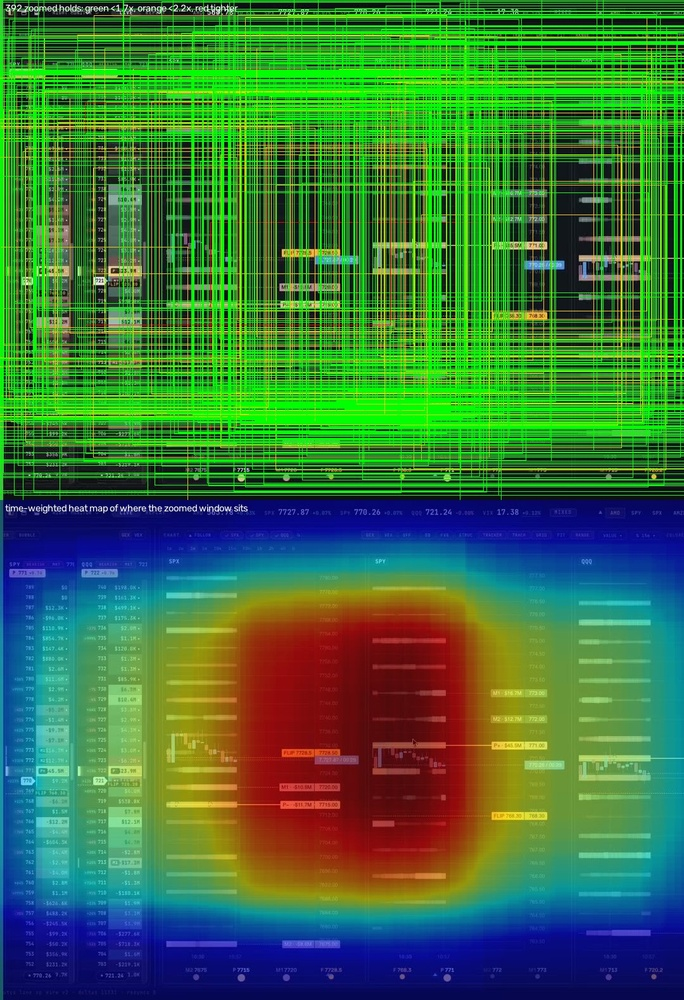
#> input picture tools/zoom-style/results/focus-map.jpg, 684 x 1000 px, shrunk from 1080 x 1580 before the run
$ python focus_map.py results/focus-map.jpg results/focus-map.jpg results/focus-map.jpg
#> lines starting #> are read from the running program, lines starting #| are printed output that depends on the picture
#!/usr/bin/env python3
"""Draw where Matt's zooms land, as boxes over one wide dashboard frame.

Every zoomed hold is a rectangle in the coordinates of its own clip's
widest frame (centre + 1/zoom of the width and height). The dashboards
differ a little from day to day, but the app layout is the same (ladder on
the left, SPX / SPY / QQQ charts across), so one background frame is a fair
map.

    python3 focus_map.py analysis/ background.jpg focus-map.jpg
"""
import glob
import json
import os
import sys

import cv2
import numpy as np


def main():
    analysis_dir, bg_path, out = sys.argv[1], sys.argv[2], sys.argv[3]
    bg = cv2.imread(bg_path)
#> bg is the input picture: shape (1000, 684, 3); mean B, G, R 63.5, 114.7, 59.5
    H, W = bg.shape[:2]
#> H = 1000; W = 684
    heat = np.zeros((H, W), np.float32)
    canvas = bg.copy()
    n = 0
    for f in sorted(glob.glob(os.path.join(analysis_dir, "*.json"))):
        d = json.load(open(f))
        holds = [h for h in d["holds"] if h["kind"] == "video" and h["dur"] >= 1.0 and h["zoom"]]
        if not holds:
            continue
        base = min(h["zoom"] for h in holds)
        for h in holds:
            z = h["zoom"] / base
            if z < 1.15 or not h["center"]:
                continue
            cx, cy = h["center"]
            w, hh = W / z, H / z
            x0, y0 = int((cx * W) - w / 2), int((cy * H) - hh / 2)
            x1, y1 = int(x0 + w), int(y0 + hh)
            x0c, y0c, x1c, y1c = max(0, x0), max(0, y0), min(W, x1), min(H, y1)
            if x1c > x0c and y1c > y0c:
                heat[y0c:y1c, x0c:x1c] += h["dur"]
            color = (0, 255, 0) if z < 1.7 else ((0, 200, 255) if z < 2.2 else (0, 0, 255))
            cv2.rectangle(canvas, (x0, y0), (x1, y1), color, 1)
            n += 1
    if heat.max() > 0:
        hm = (heat / heat.max() * 255).astype(np.uint8)
        hm = cv2.applyColorMap(hm, cv2.COLORMAP_JET)
        blend = cv2.addWeighted(bg, 0.45, hm, 0.55, 0)
    else:
        blend = bg
    sheet = np.concatenate([canvas, blend], axis=0)
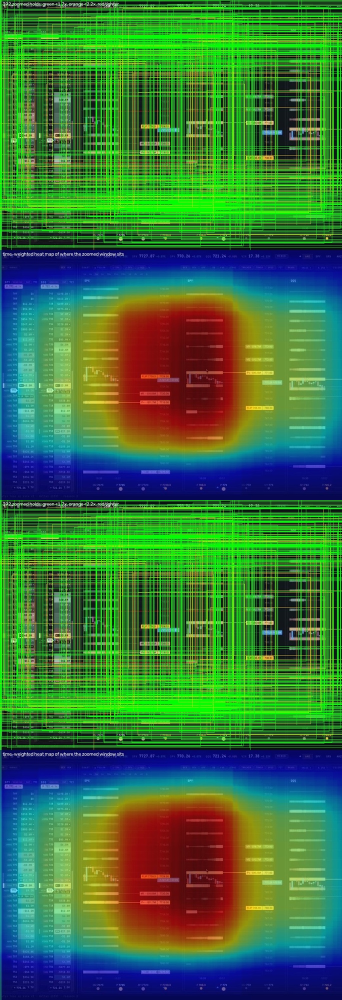
#> sheet: shape (2000, 684, 3) (shown at 1/2 size); mean B, G, R 63.5, 114.7, 59.5
    cv2.putText(sheet, f"{n} zoomed holds: green <1.7x, orange <2.2x, red tighter", (8, 18), cv2.FONT_HERSHEY_SIMPLEX, 0.5, (255, 255, 255), 1, cv2.LINE_AA)
    cv2.putText(sheet, "time-weighted heat map of where the zoomed window sits", (8, H + 18), cv2.FONT_HERSHEY_SIMPLEX, 0.5, (255, 255, 255), 1, cv2.LINE_AA)
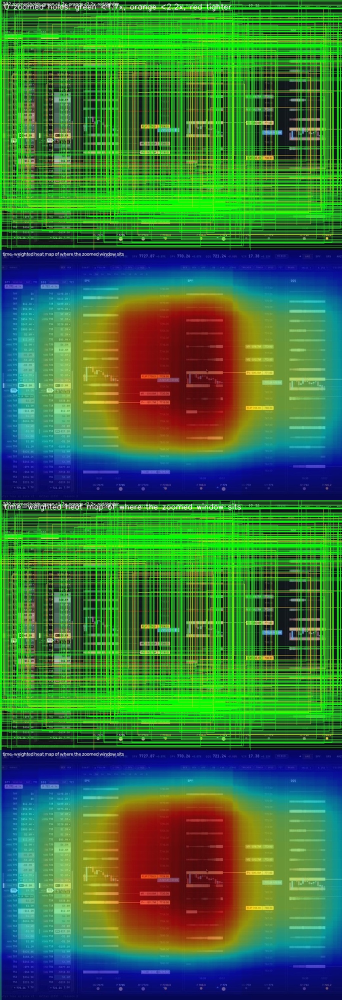
#> sheet: shape (2000, 684, 3) (shown at 1/2 size); mean B, G, R 63.8, 114.9, 59.9
    cv2.imwrite(out, sheet, [cv2.IMWRITE_JPEG_QUALITY, 85])
    print(f"{n} zoomed holds drawn -> {out}")


if __name__ == "__main__":
    main()
